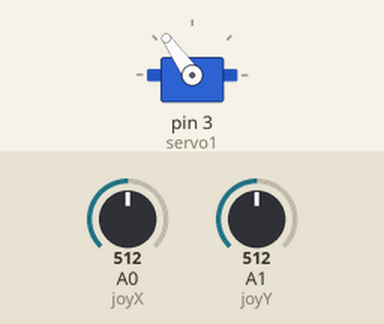
This sketch was run on a simulated Arduino Uno, built with avr-gcc and run on an emulated ATmega328P. On the bench: servo. The test bench sets the inputs (shaded band); at power-on: A1 (joyY) = 512, A0 (joyX) = 512.

Above: at 1.2 s.
1.3 s: A1 (joyY) set to 716
At 2.2 s:
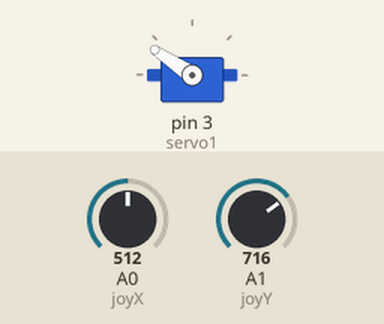
2.8 s: A1 (joyY) set to 900
At 4.0 s:
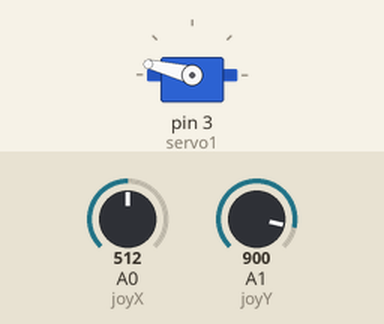
4.3 s: A1 (joyY) set to 1023
At 5.5 s:
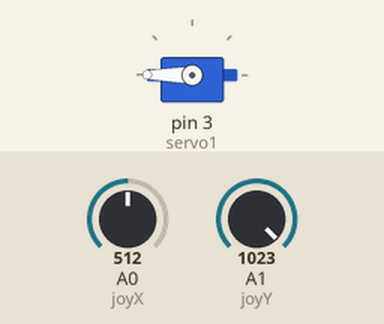
5.8 s: A1 (joyY) set to 306
At 6.3 s:
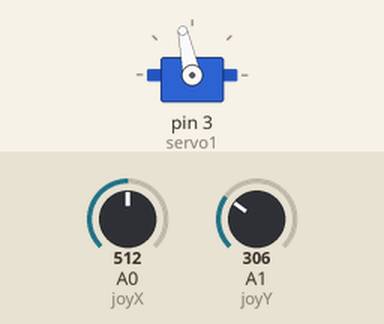
7.3 s: A1 (joyY) set to 122
At 8.0 s:
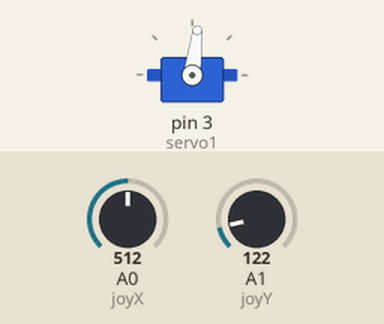
Timing chart, 0 to 9.8 s (numbered marks = the images above; inputs shaded):
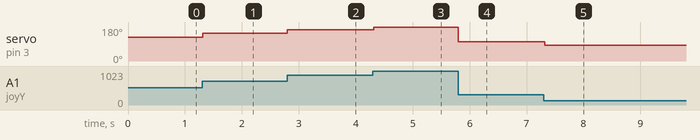

The sketch:

joystickcontrolwithservo.ino
```cpp
#include<Servo.h>
Servo servo1;
int joyX=0;
int joyY=1;

int servoVal;
void setup() {
  servo1.attach(3);

}

void loop() {
  servoVal = analogRead(joyX);
  servoVal = map(servoVal,0,1023,0,180);
  servo1.write(servoVal);


  servoVal = analogRead(joyY);
  servoVal = map(servoVal,0,1023,70,180);
  servo1.write(servoVal);
  delay(15);

}
```

Measured:
- after the input at 1.3 s, servo on pin 3 (servo1): 125° → 146° at once
- after the input at 2.8 s, servo on pin 3 (servo1): 146° → 166° at once
- after the input at 4.3 s, servo on pin 3 (servo1): 166° → 180° at once
- after the input at 5.8 s, servo on pin 3 (servo1): 180° → 102° at once
- after the input at 7.3 s, servo on pin 3 (servo1): 102° → 83° at once
